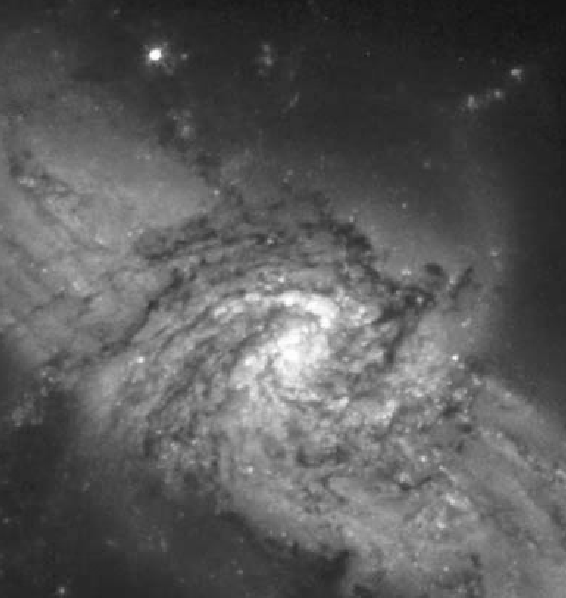
#> input picture section10#MathAdd/Python/Fig0226(galaxy_pair_original).tif, 566 x 598 px
$ python arithmetic.py 'Fig0226(galaxy_pair_original).tif'
#> lines starting #> are read from the running program, lines starting #| are printed output that depends on the picture
#> in main_func, imgOri is the input picture: shape (598, 566, 3); min 19, max 255, mean 89.9
#!/usr/bin/env python
# -*- coding: utf-8 -*-
# author：lowkeyway time:7/17/2019

import sys
import cv2 as cv
import numpy as np
import random


def addTest(imgOri, fileName, noiseNumber):
    noisePic = np.zeros(imgOri.shape, imgOri.dtype)

    for index in range(noiseNumber):
        temp = cv.imread(fileName + str(index) + ".png")
        if temp is None:
            print(fileName + str(index) + ".png is not exist!")
            return
        cv.addWeighted(noisePic, 1, temp, 1.0/noiseNumber, 0.0, noisePic)

    cv.namedWindow("imgAdd")
    cv.imshow("imgAdd", noisePic)

    cv.imwrite("imgAdd.png", noisePic)


def noisePicCreat(imgOri, fileName, noiseNumber):
#> called with fileName = 'Noise', noiseNumber = 10
    for index in range(noiseNumber):
        fileExist = cv.imread(fileName + str(index) + ".png")
        if fileExist is not None:
            print(fileName + str(index) + ".png is exist!")
            cv.namedWindow("imgNoise" + str(index))
            cv.imshow("imgNoise" + str(index), fileExist)
            continue
        normalNoise = np.random.normal(0,1,imgOri.shape)*16
        imgNoise = np.zeros(imgOri.shape, normalNoise.dtype)
        imgTemp = imgOri.astype(normalNoise.dtype)

        cv.add(normalNoise, imgTemp, imgNoise)
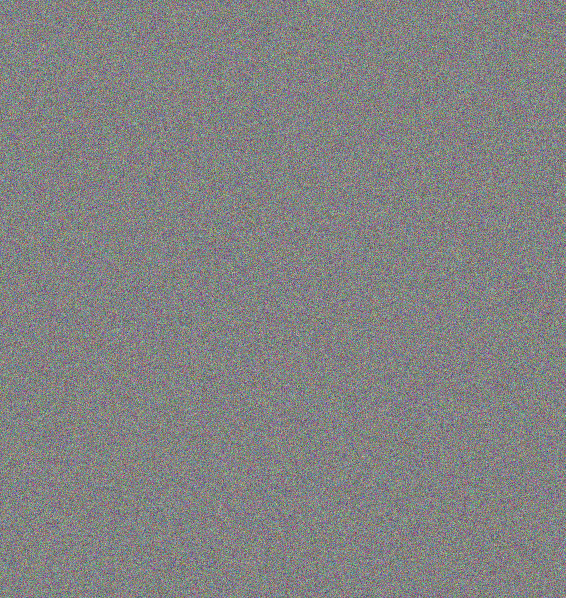
#> normalNoise: shape (598, 566, 3) float64; mean B, G, R 0, 0, 0; drawn with min black and max white
        imgNoise[imgNoise > 255] = 255.0
        imgNoise[imgNoise < 0] = 0
        imgNoise = imgNoise.astype(imgOri.dtype)

        cv.imwrite(fileName + str(index) + ".png", imgNoise)

        cv.namedWindow("imgNoise" + str(index))
        cv.imshow("imgNoise" + str(index), imgNoise)

def main_func(argv):
    imgOri = cv.imread("Fig0226(galaxy_pair_original).tif")
    cv.namedWindow("imgOri")
    cv.imshow("imgOri", imgOri)

    noisePicCreat(imgOri, "Noise", 10)
    addTest(imgOri, "Noise", 10)
#> in addTest, `cv.addWeighted(noisePic, 1, temp, 1.0/noiseNumber, 0.0, noisePic)`:
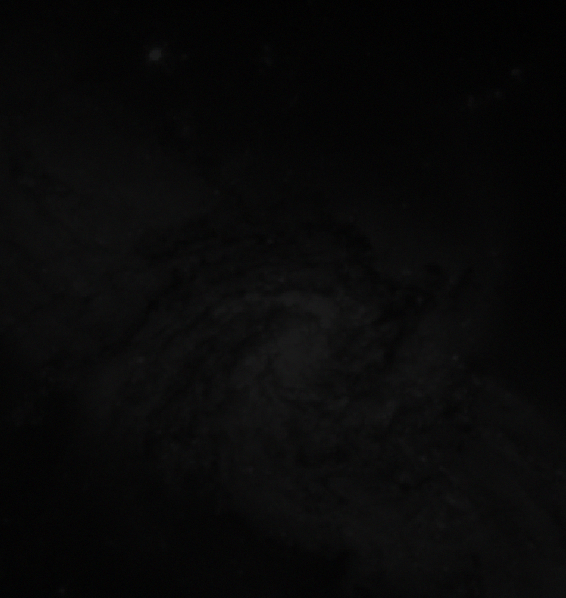
#> noisePic: shape (598, 566, 3); mean B, G, R 8.9, 8.9, 8.9

    cv.waitKey(0)
    cv.destroyAllWindows()

if __name__ == '__main__':
    main_func(sys.argv)
